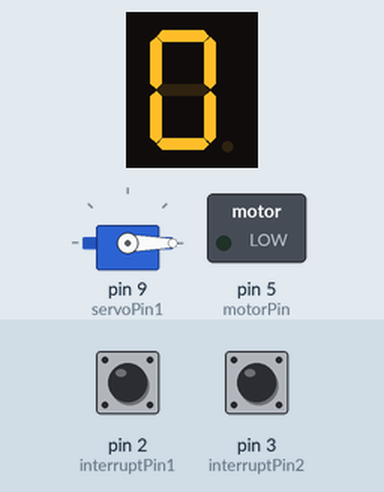
Recording of a sketch running on a simulated Arduino Uno, built with avr-gcc and run on an emulated ATmega328P. Shown: 1-digit seven-segment display, servo, switched loads named in the sketch (green lamp = pin HIGH). Wiring (inferred from the names in the program): 1-digit 7-segment display, segments lit when LOW: segments pin 4, pin 6, pin 7, pin 8, pin 10, pin 11, pin 12. The inputs (shaded band) are chosen by the test bench; at power-on: pin 2 (interruptPin1) HIGH, pin 3 (interruptPin2) HIGH. The segment pins are drawn as the display they are named for; pins used as bus, display or sensor lines are not drawn.

Above: at 4.2 s.
4.3 s: pin 2 (interruptPin1) pulled LOW for 0.15 s
At 5.2 s:
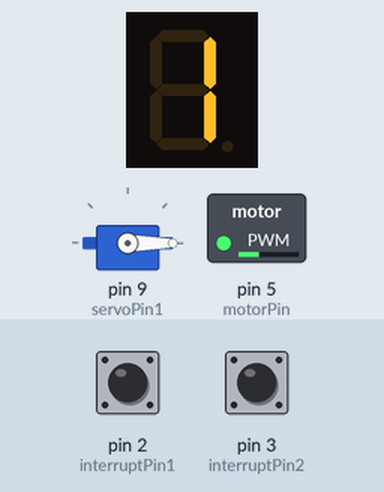
5.9 s: pin 3 (interruptPin2) pulled LOW for 0.15 s
At 6.14 s:
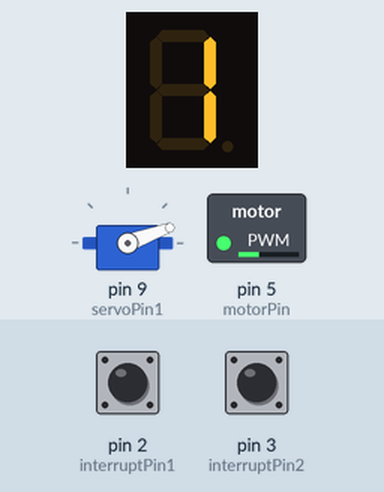
6.6 s: pin 2 (interruptPin1) pulled LOW for 1 s
At 6.75 s:
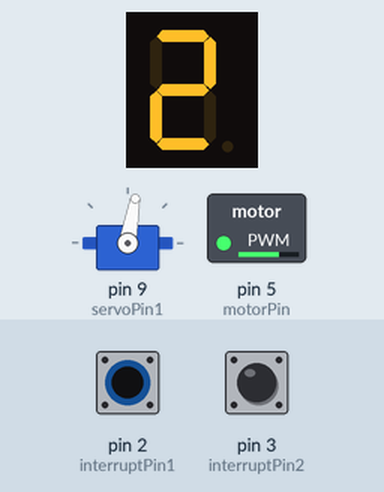
8.2 s: pin 2 (interruptPin1) pulled LOW for 0.15 s
At 8.35 s:
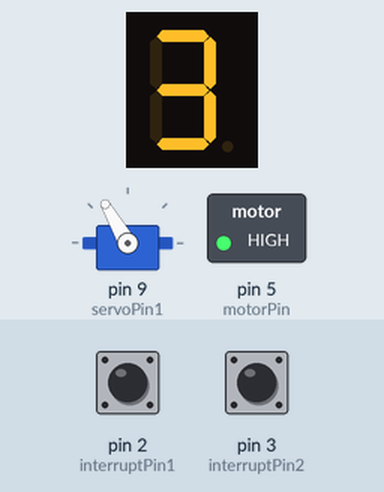
8.9 s: pin 2 (interruptPin1) pulled LOW for 3.2 s
At 9.9 s:
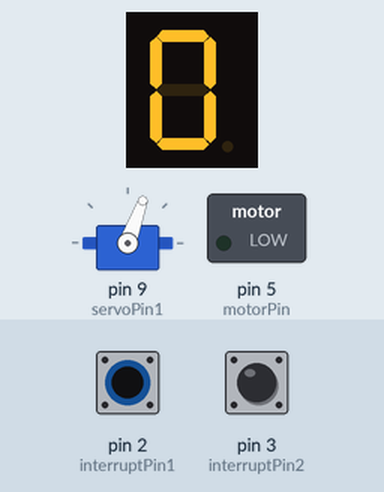
13.6 s: pin 2 (interruptPin1) pulled LOW for 0.15 s
At 13.84 s:
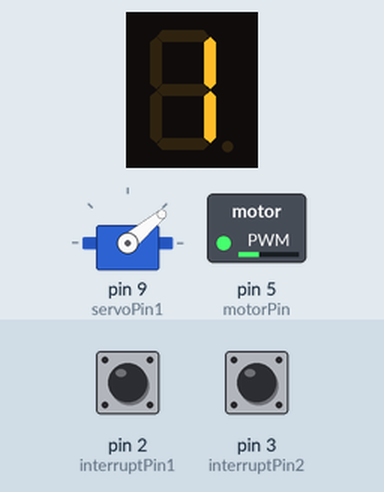
Timing chart, 0 to 16.9 s (numbered marks = the images above; inputs shaded):
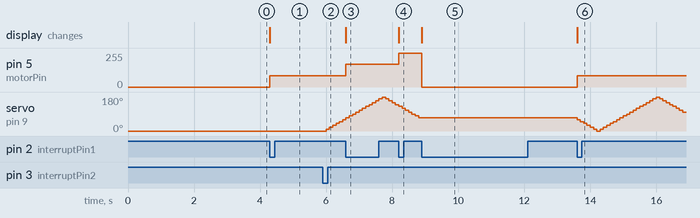

Measured:
- after the input at 4.3 s, pin 5 (motorPin): 0/255 → 85/255 at once; the display: changes at once (image 1)
- after the input at 5.9 s, servo on pin 9 (servoPin1): moves from 0° to 60° over 0.50 s, starting after 0.10 s
- after the input at 6.6 s, pin 5 (motorPin): 85/255 → 170/255 at once; the display: changes at once (image 3)
- after the input at 8.2 s, pin 5 (motorPin): 170/255 → 255/255 at once; the display: changes at once (image 4)
- after the input at 8.9 s, pin 5 (motorPin): 255/255 → 0/255 at once; servo on pin 9 (servoPin1): stops changing and stays 70°; the display: changes at once (image 5)
- after the input at 13.6 s, pin 5 (motorPin): 0/255 → 85/255 at once; servo on pin 9 (servoPin1): 70° → 60° at once, → 50° 0.10 s later, → 40° 0.10 s later, → 30° 0.10 s later, … (33 changes in this stretch); the display: changes at once (image 6)

The sketch:

penn.ino
```cpp
#include <Servo.h>

Servo servo1;
int servoPin1 = 9;
int motorPin = 5;

unsigned long timeVal = 0; //이전시간

int segValue[4][7] = {
  {0,0,0,0,0,0,1}, //0
  {1,0,0,1,1,1,1}, //1
  {0,0,1,0,0,1,0}, //2
  {0,0,0,0,1,1,0}, //3
};
int segPin[8]={4,6,7,8,10,11,12}; //a,b,c,d,e,f,g 핀


int interruptPin1 = 2; //바람 세기 스위치버턴
int interruptPin2 = 3; //회전 스위치버턴
int step = 0; //바람의세기 단계
boolean sw_state = false; //회전스위치 상태값
int angle = 0; //회전각
int addAngle = 10; //회전조절각

void setup()
{
  pinMode(motorPin, OUTPUT); //DC모터
  servo1.attach(servoPin1); //서보모터

  for(int i=0;i<7;i++){ //7-Segment Display핀 모드를 선언과 동시체 초기 0단계 표시
    pinMode(segPin[i], OUTPUT);
    digitalWrite(segPin[i], segValue[0][i]);
  }

    //인터럽트함수 선언
  pinMode(interruptPin1, INPUT_PULLUP);
  pinMode(interruptPin2, INPUT_PULLUP);
  attachInterrupt(digitalPinToInterrupt(interruptPin1), exchange1, FALLING);
  attachInterrupt(digitalPinToInterrupt(interruptPin2), exchange2, FALLING);


  //초기 세팅
  analogWrite(motorPin, 0); //바람세기 = 0
  servo1.write(angle); //회전각 = 0
  delay(3000);
}

void loop()
{
  if(step>0 && sw_state==true){
    if(millis()-timeVal>=100){
        angle=angle+addAngle;
        if(angle==180){
          addAngle=-10;
        }
        else if(angle==0){
          addAngle=10;
        }
        servo1.write(angle);
        timeVal = millis();
    }
  }
}
void exchange1() {
  step++;
  if(step==4) step=0;
  for(int j=0;j<7;j++){
     digitalWrite(segPin[j], segValue[step][j]);
  }
  switch(step){
    case 0:
     analogWrite(motorPin, 0);
     break;
    case 1:
     analogWrite(motorPin, 85);
     break;
    case 2:
     analogWrite(motorPin, 170);
     break;
    case 3:
     analogWrite(motorPin, 255);
     break;
  }
}
void exchange2() {
  sw_state=!sw_state;
  timeVal = millis();
}
```
